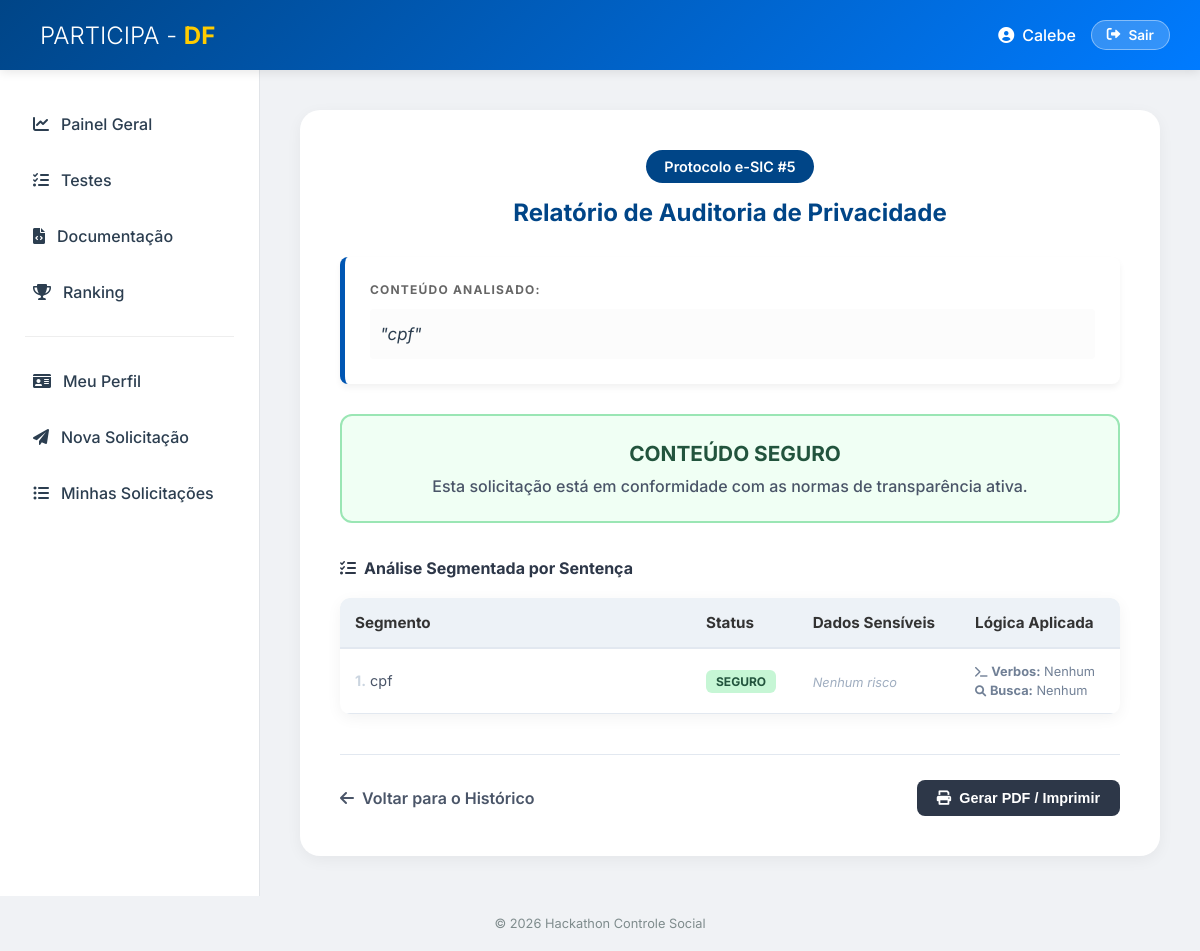
/detalhes_solicitacao/5 (signed in), run on the app's committed database.
### tables this page shows
CREATE TABLE solicitacoes
    (
        id
        INTEGER
        PRIMARY
        KEY
        AUTOINCREMENT,
        usuario_id
        INTEGER
        NOT
        NULL,
        texto
        TEXT
        NOT
        NULL,
        data_envio
        TIMESTAMP
        DEFAULT
        CURRENT_TIMESTAMP,
        FOREIGN
        KEY
                       (
        usuario_id
                       ) REFERENCES usuarios
                       (
                           id
                       ) );

### src/paginas/real/solicitacao.py (the view)
@solicitacao_bp.route("/detalhes_solicitacao/<int:solicitacao_id>")
@login_required
def detalhes_solicitacao(solicitacao_id):
    conn = sqlite3.connect(obter_caminho_banco())
    cursor = conn.cursor()
    cursor.execute("""
                   SELECT texto, data_envio
                   FROM solicitacoes
                   WHERE id = ?
                     AND usuario_id = ?
                   """, (solicitacao_id, session["user_id"]))
    resultado_db = cursor.fetchone()
    conn.close()
    if not resultado_db:
        flash("Solicitação não encontrada.", "error")
        return redirect(url_for("solicitacao.ver_solicitacoes"))
    texto_solicitacao = resultado_db[0]
    from src.utils.carregador import processar_index
    analise = processar_index(texto_solicitacao)
    return render_template(
        "real/pagina_detalhes_analise.html",
        id=solicitacao_id,
        texto=texto_solicitacao,
        resposta=analise
    )

### src/paginas/real/auth.py (called while the page is built)
def login_required(f):
    @wraps(f)
    def decorated_function(*args, **kwargs):
        if "user_id" not in session:  # Use 'user_id' aqui
            flash("Você precisa estar logado para acessar o perfil.", "error")
            return redirect(url_for("auth.login"))
        return f(*args, **kwargs)
    return decorated_function

### src/utils/banco.py (called while the page is built)
def obter_caminho_banco() -> str:
    base_dir = os.path.abspath(os.path.join(os.path.dirname(__file__), "..", ".."))
    dados_dir = os.path.join(base_dir, "dados")
    os.makedirs(dados_dir, exist_ok=True)
    return os.path.join(dados_dir, "banco.db")

### src/utils/texto.py (called while the page is built)
def normalizar_ao_retirar_acentuacao_e_cedilha(texto: str) -> str:
    nfkd = unicodedata.normalize("NFKD", texto)
    sem_acento = "".join([c for c in nfkd if not unicodedata.combining(c)])
    sem_acento = sem_acento.replace("ç", "c").replace("Ç", "C")
    return sem_acento.upper()

def limpar_texto(texto: str) -> str:
    apenas_letras_numeros = re.sub(r'[^A-Za-z0-9 ]+', '', texto)
    return apenas_letras_numeros.upper()

### templates/real/pagina_detalhes_analise.html (shortened to what this page needs)
{% extends "base.html" %}
{% block main %}
<section class="content">
    <div style="text-align:center; margin-bottom:30px;">
        <span class="badge" style="background-color: var(--primary); color: white; padding: 8px 18px; border-radius: 20px; font-size: 0.9rem; font-weight: 600;">
            Protocolo e-SIC #{{ id }}
        </span>
        <h2 style="color: var(--primary); font-weight: 700; margin-top: 15px;">Relatório de Auditoria de Privacidade</h2>
    </div>
    <div class="card-analise" style="background-color: #fff; border-left: 5px solid #0056b3; padding: 25px; margin-bottom: 30px; border-radius: 8px; box-shadow: 0 4px 6px rgba(0,0,0,0.05);">
        <h4 style="margin-bottom: 12px; color: #666; font-size: 0.75rem; text-transform: uppercase; letter-spacing: 1.2px; font-weight: 700;">Conteúdo Analisado:</h4>
        <p style="font-style: italic; font-size: 1.05rem; line-height: 1.8; color: #2c3e50; background: #fcfcfc; padding: 10px; border-radius: 4px;">
            "{{ texto }}"
        </p>
    </div>
    {% if resposta %}
        <div style="padding: 25px; border-radius: 12px; text-align: center; margin-bottom: 35px;
             background-color: {% if resposta.STATUS == 'True' %}#fff5f5{% else %}#f0fff4{% endif %};
             border: 2px solid {% if resposta.STATUS == 'True' %}#feb2b2{% else %}#9ae6b4{% endif %};">
            <h3 style="margin: 0; color: {% if resposta.STATUS == 'True' %}#c53030{% else %}#22543d{% endif %}; font-size: 1.3rem; display: flex; align-items: center; justify-content: center; gap: 10px;">
                {% if resposta.STATUS == 'True' %}
                    <i class="fas fa-exclamation-triangle"></i> RISCO DETECTADO
                {% else %}
                     CONTEÚDO SEGURO
                {% endif %}
            </h3>
            <p style="margin-top: 10px; color: #4a5568; font-weight: 500; font-size: 1rem;">
                {% if resposta.STATUS == 'True' %}
                    A análise identificou padrões que violam a política de privacidade (LGPD).
                {% else %}
                    Esta solicitação está em conformidade com as normas de transparência ativa.
                {% endif %}
            </p>
        </div>
        <h4 style="margin-bottom: 20px; font-weight: 700; color: #2d3748; display: flex; align-items: center; gap: 8px;">
            <i class="fas fa-list-check"></i> Análise Segmentada por Sentença
        </h4>
        <div style="overflow-x: auto; background: white; border-radius: 10px; box-shadow: var(--shadow);">
            <table class="table" style="width: 100%; border-collapse: collapse; min-width: 600px;">
                <thead>
                    <tr style="background-color: #edf2f7; text-align: left;">
                        <th style="padding: 15px; border-bottom: 2px solid #e2e8f0; width: 45%;">Segmento</th>
                        <th style="padding: 15px; border-bottom: 2px solid #e2e8f0;">Status</th>
                        <th style="padding: 15px; border-bottom: 2px solid #e2e8f0;">Dados Sensíveis</th>
                        <th style="padding: 15px; border-bottom: 2px solid #e2e8f0;">Lógica Aplicada</th>
                    </tr>
                </thead>
                <tbody>
                    {% for linha in resposta.linhas %}
                        <tr style="border-bottom: 1px solid #edf2f7;">
                            <td style="padding: 15px; color: #4a5568; font-size: 0.9rem; line-height: 1.5;">
                                <strong style="color: #cbd5e0;">{{ loop.index }}.</strong> {{ linha.texto }}
                            </td>
                            <td style="padding: 15px;">
                                {% if linha.status == "True" %}
                                    <span class="badge badge-danger" style="background: #feb2b2; color: #9b2c2c; padding: 4px 10px; border-radius: 6px; font-weight: bold; font-size: 0.75rem;">CRÍTICO</span>
                                {% else %}
                                    <span class="badge badge-success" style="background: #c6f6d5; color: #22543d; padding: 4px 10px; border-radius: 6px; font-weight: bold; font-size: 0.75rem;">SEGURO</span>
                                {% endif %}
                            </td>
                            <td style="padding: 15px;">
                                {% if linha.encontrados %}
                                    {% for dado in linha.encontrados %}
                                        <span style="display: inline-block; background: #edf2f7; color: #2d3748; padding: 2px 8px; border-radius: 4px; font-size: 0.75rem; margin: 2px; border: 1px solid #e2e8f0; font-weight: 600;">
                                            <i class="fas fa-fingerprint" style="font-size: 0.6rem;"></i> {{ dado }}
                                        </span>
                                    {% endfor %}
                                {% else %}
                                    <span style="color: #a0aec0; font-size: 0.8rem; font-style: italic;">Nenhum risco</span>
                                {% endif %}
                            </td>
                            <td style="padding: 15px; font-size: 0.8rem; color: #718096;">
                                <div style="margin-bottom: 4px;"><i class="fas fa-terminal" style="font-size: 0.7rem;"></i> <strong>Verbos:</strong> {{ linha.verbos | join(', ') if linha.verbos else 'Nenhum' }}</div>
                                <div><i class="fas fa-search" style="font-size: 0.7rem;"></i> <strong>Busca:</strong> {{ linha.interrogativas | join(', ') if linha.interrogativas else 'Nenhum' }}</div>
                            </td>
                        </tr>
                    {% endfor %}
                </tbody>
            </table>
        </div>
    {% endif %}
    <div style="margin-top: 40px; display: flex; justify-content: space-between; align-items: center; border-top: 1px solid #e2e8f0; padding-top: 25px;">
        <a href="{{ url_for('solicitacao.ver_solicitacoes') }}" class="btn-ghost" style="color: #4a5568; text-decoration: none; font-weight: 600; display: flex; align-items: center; gap: 8px;">
            <i class="fas fa-arrow-left"></i> Voltar para o Histórico
        </a>
        <button onclick="window.print()" class="btn-primary" style="background: #2d3748; color: white; border: none; padding: 10px 20px; border-radius: 8px; cursor: pointer; display: flex; align-items: center; gap: 8px; font-weight: 600;">
            <i class="fas fa-print"></i> Gerar PDF / Imprimir
        </button>
    </div>
</section>
{% endblock %}

### static/css/style.css (style rules this page uses)
:root { --primary: #004587; --secondary: #007bff; --success: #2ecc71; --danger: #e74c3c; --warning: #f1c40f; --bg-body: #f0f2f5; --sidebar-bg: #ffffff; --text-main: #2c3e50; --text-muted: #7f8c8d; --shadow: 0 4px 15px rgba(0,0,0,0.05); --transition: all 0.3s cubic-bezier(0.25, 0.8, 0.25, 1); }
* { margin: 0; padding: 0; box-sizing: border-box; }
body { font-family: 'Inter', sans-serif; background-color: var(--bg-body); color: var(--text-main); overflow-x: hidden; }
.btn-logout, .btn-login, .btn-primary { padding: 10px 20px; border-radius: 25px; text-decoration: none; font-weight: 600; font-size: 0.9rem; transition: var(--transition); border: none; cursor: pointer; display: inline-flex; align-items: center; gap: 8px; }
.btn-primary { background: var(--secondary); color: white; }
.table { width: 100%; border-collapse: collapse; font-size: 0.95rem; background-color: #fff; border-radius: 8px; overflow: hidden; box-shadow: 0 2px 6px rgba(0,0,0,0.05); }
.table thead { background-color: #f8f9fa; color: #333; font-weight: 600; }
.table th, .table td { padding: 14px 16px; text-align: left; border-bottom: 1px solid #e2e8f0; }
.badge { padding: 4px 10px; border-radius: 6px; font-size: 0.75rem; font-weight: 600; display: inline-block; }
.badge-success { background-color: #c6f6d5; color: #22543d; }

### data on the page
solicitacoes: texto "cpf", verbos "Nenhum", interrogativas "Nenhum"

### other printed values
{{ session.get('user_name', 'Usuário') }} "Calebe"
{{ id }} "5"
